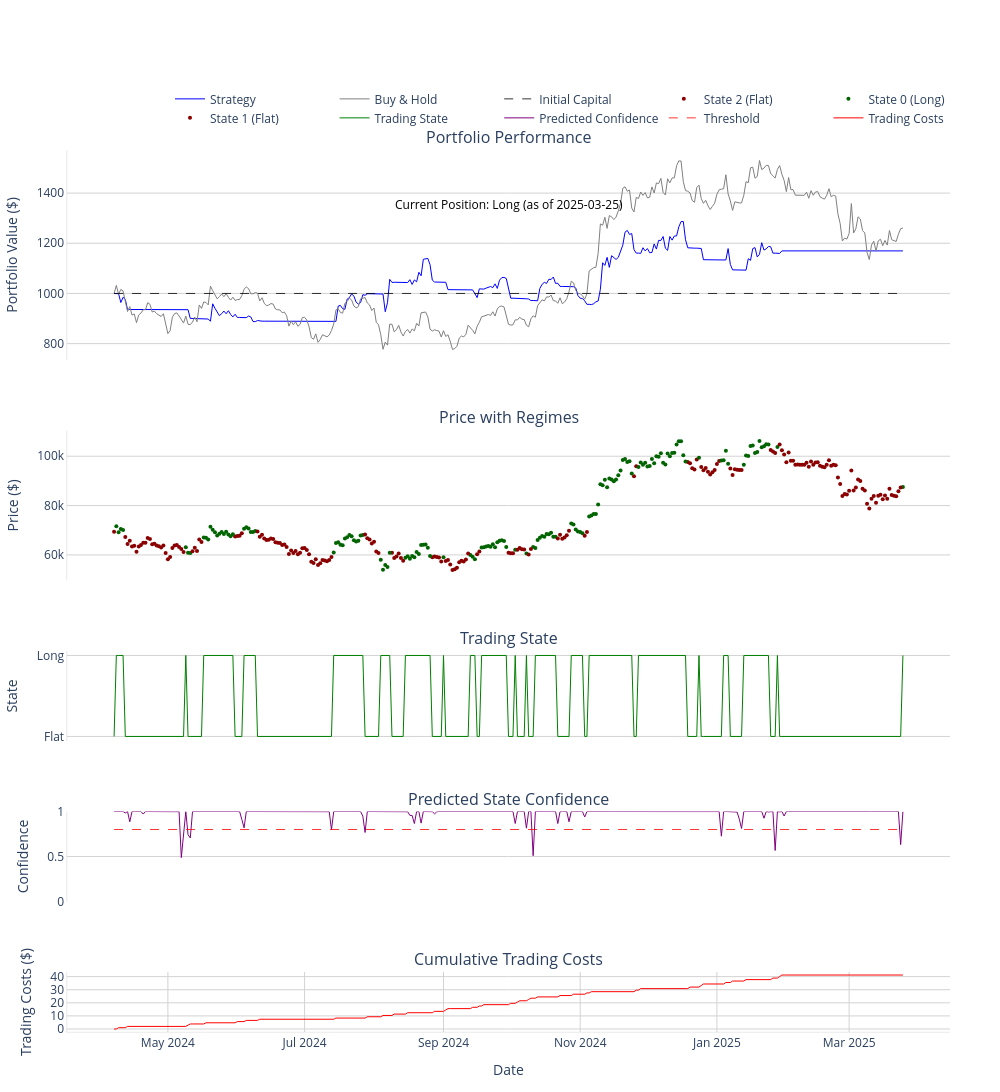

The notebook cell saved with this chart:
### Code cell
# Training and Saving the Initial Model
model = RegimeSwitchModel('bitcoin', strategy='long-only', train_pct=0.8, confidence_threshold=0.8)
data = model.load_data()
features = model.generate_all_features()

[
    'relative_unrealized_profit_mom7',
    'rsi_14',
    'pct_supply_in_profit_mom7',
    'mvrv_mom7',
    'price_sma30_ratio',
    'pct_supply_in_profit_zscore',
    'entity_adj_nupl_mom7',
    'price_sma7_ratio',
    'relative_unrealized_loss_zscore',
    'sth_sopr_zscore',
    'price_drawdown_relative',
    'sp500_ret',
    'vix_ret',
    'move_ret',
    'price_equilibrium_zscore',
   # 'bzs'
    'ssr_oscillator_zscore'

]

manual_features = [
 'resistance_relative',
 'price_sma7_ratio',
 'pct_supply_in_profit_zscore',
 'distance_from_upper_band',
 #'bzs',
 'distance_from_lower_band',
 'utxo_loss_count_mom7',
 'sp500_ret',
 'reserve_risk_zscore',
 'sth_sopr',
 'stoch_k',
 'relative_unrealized_profit_mom7',
 'price_drawdown_relative_mom7',
 'support_relative',
 'net_realized_profit_loss_zscore',
 'mvrv_sth_mom30',
 'realized_profits_to_value_ratio_zscore',
 'utxo_profit_count_zscore',
 #'sth_sopr_mom30',
 'utxo_loss_count_zscore',
 'mvrv_zscore',
 'reserve_risk_mom7',
 'entity_adj_nupl_mom7',
 'rsi_14',
 'relative_unrealized_loss_zscore',
 'move_ret',
 'price_equilibrium_zscore',
 'mvrv_mom7',
 'mvrv_mom30',
 ]

selected_features = model.set_manual_features(manual_features)
train, embargo, test = model.split_data(model.model_data)
states = model.run_pipeline(test, selected_features)
results = model.simulate_trading(test=test, states=states, save_path=None)
metrics_df, classification_metrics = model.evaluate(results)

### Figure 1 — Plotly figure (JSON) as saved in the notebook; plotly's stock layout.template omitted (floating-point values rounded to 4 significant figures; data arrays with more than 128 entries replaced by an {"elided": "..."} marker saying what was removed)
{"data": [{"line": {"color": "blue", "width": 1}, "mode": "lines", "name": "Strategy", "type": "scatter", "x": {"elided": "353 str values"}, "xaxis": "x", "y": {"elided": "353 float values"}, "yaxis": "y"}, {"line": {"color": "gray", "width": 1}, "mode": "lines", "name": "Buy & Hold", "type": "scatter", "x": {"elided": "353 str values"}, "xaxis": "x", "y": {"elided": "353 float values"}, "yaxis": "y"}, {"line": {"color": "black", "dash": "dash", "width": 0.8}, "mode": "lines", "name": "Initial Capital", "type": "scatter", "x": ["2024-04-07T00:00:00", "2025-03-25T00:00:00"], "xaxis": "x", "y": [1000, 1000], "yaxis": "y"}, {"marker": {"color": "darkred", "size": 4}, "mode": "markers", "name": "State 2 (Flat)", "type": "scatter", "x": ["2024-04-07T00:00:00", "2024-04-12T00:00:00", "2024-04-13T00:00:00", "2024-04-14T00:00:00", "2024-04-15T00:00:00", "2024-04-16T00:00:00", "2024-04-17T00:00:00", "2024-04-18T00:00:00", "2024-04-19T00:00:00", "2024-04-20T00:00:00", "2024-04-24T00:00:00", "2024-04-30T00:00:00", "2024-05-01T00:00:00", "2024-05-02T00:00:00", "2024-05-08T00:00:00", "2024-05-31T00:00:00", "2024-06-01T00:00:00", "2024-06-02T00:00:00", "2024-06-03T00:00:00", "2024-07-04T00:00:00", "2024-07-05T00:00:00", "2024-07-06T00:00:00", "2024-07-07T00:00:00", "2024-07-08T00:00:00", "2024-07-09T00:00:00", "2024-07-10T00:00:00", "2024-07-11T00:00:00", "2024-07-12T00:00:00", "2024-07-13T00:00:00", "2024-08-09T00:00:00", "2024-08-10T00:00:00", "2024-08-11T00:00:00", "2024-08-12T00:00:00", "2024-08-13T00:00:00", "2024-08-14T00:00:00", "2024-08-27T00:00:00", "2024-09-06T00:00:00", "2024-09-07T00:00:00", "2024-09-08T00:00:00", "2024-11-25T00:00:00", "2024-11-26T00:00:00", "2024-12-19T00:00:00", "2024-12-20T00:00:00", "2024-12-21T00:00:00", "2024-12-22T00:00:00", "2024-12-23T00:00:00", "2024-12-25T00:00:00", "2024-12-26T00:00:00", "2024-12-27T00:00:00", "2024-12-28T00:00:00", "2024-12-29T00:00:00", "2024-12-30T00:00:00", "2024-12-31T00:00:00", "2025-01-01T00:00:00", "2025-01-02T00:00:00", "2025-01-07T00:00:00", "2025-01-08T00:00:00", "2025-01-09T00:00:00", "2025-01-10T00:00:00", "2025-01-11T00:00:00", "2025-01-12T00:00:00", "2025-02-01T00:00:00", "2025-02-02T00:00:00", "2025-02-03T00:00:00", "2025-02-04T00:00:00", "2025-02-05T00:00:00", "2025-02-06T00:00:00", "2025-02-07T00:00:00", "2025-02-24T00:00:00", "2025-02-25T00:00:00", "2025-02-26T00:00:00", "2025-02-27T00:00:00", "2025-02-28T00:00:00", "2025-03-01T00:00:00", "2025-03-02T00:00:00", "2025-03-03T00:00:00", "2025-03-04T00:00:00", "2025-03-05T00:00:00", "2025-03-06T00:00:00", "2025-03-07T00:00:00", "2025-03-08T00:00:00", "2025-03-09T00:00:00", "2025-03-10T00:00:00", "2025-03-11T00:00:00", "2025-03-12T00:00:00", "2025-03-13T00:00:00", "2025-03-14T00:00:00", "2025-03-15T00:00:00", "2025-03-16T00:00:00", "2025-03-17T00:00:00", "2025-03-18T00:00:00", "2025-03-19T00:00:00", "2025-03-20T00:00:00"], "xaxis": "x2", "y": [69402, 67252, 64405, 65753, 63431, 63721, 61329, 63462, 63989, 64894, 64280, 60749, 58298, 59135, 61216, 67475, 67704, 67740, 68808, 57189, 56740, 58230, 55880, 56665, 57988, 57704, 57388, 57899, 59153, 60888, 58804, 59350, 60601, 58739, 57624, 59015, 54151, 54792, 57049, 91932, 95981, 97691, 97203, 95094, 94645, 98696, 95678, 94332, 95185, 93663, 92627, 93508, 94384, 96852, 98084, 95017, 92376, 94737, 94560, 94455, 94456, 97568, 101467, 98118, 98118, 96583, 96635, 96558, 91397, 88756, 83900, 84709, 84442, 86005, 94262, 86125, 87311, 90604, 90001, 86773, 86143, 80751, 78784, 82799, 83884, 81099, 83972, 84392, 82611, 84075, 82780, 86815, 84271], "yaxis": "y2"}, {"marker": {"color": "darkgreen", "size": 4}, "mode": "markers", "name": "State 0 (Long)", "type": "scatter", "x": {"elided": "154 str values"}, "xaxis": "x2", "y": {"elided": "154 int values"}, "yaxis": "y2"}, {"marker": {"color": "darkred", "size": 4}, "mode": "markers", "name": "State 1 (Flat)", "type": "scatter", "x": ["2024-04-21T00:00:00", "2024-04-22T00:00:00", "2024-04-23T00:00:00", "2024-04-25T00:00:00", "2024-04-26T00:00:00", "2024-04-27T00:00:00", "2024-04-28T00:00:00", "2024-04-29T00:00:00", "2024-05-03T00:00:00", "2024-05-04T00:00:00", "2024-05-05T00:00:00", "2024-05-06T00:00:00", "2024-05-07T00:00:00", "2024-05-12T00:00:00", "2024-05-13T00:00:00", "2024-05-14T00:00:00", "2024-05-15T00:00:00", "2024-05-16T00:00:00", "2024-06-10T00:00:00", "2024-06-11T00:00:00", "2024-06-12T00:00:00", "2024-06-13T00:00:00", "2024-06-14T00:00:00", "2024-06-15T00:00:00", "2024-06-16T00:00:00", "2024-06-17T00:00:00", "2024-06-18T00:00:00", "2024-06-19T00:00:00", "2024-06-20T00:00:00", "2024-06-21T00:00:00", "2024-06-22T00:00:00", "2024-06-23T00:00:00", "2024-06-24T00:00:00", "2024-06-25T00:00:00", "2024-06-26T00:00:00", "2024-06-27T00:00:00", "2024-06-28T00:00:00", "2024-06-29T00:00:00", "2024-06-30T00:00:00", "2024-07-01T00:00:00", "2024-07-02T00:00:00", "2024-07-03T00:00:00", "2024-07-28T00:00:00", "2024-07-29T00:00:00", "2024-07-30T00:00:00", "2024-07-31T00:00:00", "2024-08-01T00:00:00", "2024-08-02T00:00:00", "2024-08-03T00:00:00", "2024-08-28T00:00:00", "2024-08-29T00:00:00", "2024-08-30T00:00:00", "2024-08-31T00:00:00", "2024-09-02T00:00:00", "2024-09-03T00:00:00", "2024-09-04T00:00:00", "2024-09-05T00:00:00", "2024-09-09T00:00:00", "2024-09-10T00:00:00", "2024-09-11T00:00:00", "2024-09-12T00:00:00", "2024-09-16T00:00:00", "2024-09-17T00:00:00", "2024-09-30T00:00:00", "2024-10-01T00:00:00", "2024-10-02T00:00:00", "2024-10-04T00:00:00", "2024-10-05T00:00:00", "2024-10-06T00:00:00", "2024-10-07T00:00:00", "2024-10-09T00:00:00", "2024-10-10T00:00:00", "2024-10-22T00:00:00", "2024-10-23T00:00:00", "2024-10-24T00:00:00", "2024-10-25T00:00:00", "2024-10-26T00:00:00", "2024-10-27T00:00:00", "2024-11-03T00:00:00", "2024-11-04T00:00:00", "2025-01-25T00:00:00", "2025-01-26T00:00:00", "2025-01-27T00:00:00", "2025-01-29T00:00:00", "2025-01-30T00:00:00", "2025-01-31T00:00:00", "2025-02-08T00:00:00", "2025-02-09T00:00:00", "2025-02-10T00:00:00", "2025-02-11T00:00:00", "2025-02-12T00:00:00", "2025-02-13T00:00:00", "2025-02-14T00:00:00", "2025-02-15T00:00:00", "2025-02-16T00:00:00", "2025-02-17T00:00:00", "2025-02-18T00:00:00", "2025-02-19T00:00:00", "2025-02-20T00:00:00", "2025-02-21T00:00:00", "2025-02-22T00:00:00", "2025-02-23T00:00:00", "2025-03-21T00:00:00", "2025-03-22T00:00:00", "2025-03-23T00:00:00", "2025-03-24T00:00:00"], "xaxis": "x2", "y": [64936, 66842, 66407, 64486, 63802, 63517, 63030, 63798, 62839, 63820, 64010, 63172, 62363, 61507, 62879, 61569, 66221, 65261, 69493, 67329, 68225, 66700, 66011, 66190, 66616, 66460, 65109, 64907, 64845, 64072, 64240, 63221, 60363, 61770, 60750, 61563, 60317, 60864, 62734, 62820, 62043, 60245, 68242, 66770, 66219, 64680, 65358, 61407, 60739, 59352, 59156, 58960, 57358, 57505, 57988, 56132, 53923, 57624, 57382, 58107, 60621, 60317, 61440, 60873, 60656, 60728, 62092, 62812, 62287, 62185, 60195, 62392, 66684, 68214, 66586, 67018, 67939, 69845, 67793, 69335, 102552, 101958, 101313, 104782, 102382, 100675, 96558, 96549, 97400, 95740, 97836, 96562, 97488, 97570, 96149, 95776, 95496, 96555, 98384, 96135, 96564, 96327, 84010, 83793, 85788, 87328], "yaxis": "y2"}, {"line": {"color": "green", "width": 1}, "mode": "lines", "name": "Trading State", "type": "scatter", "x": {"elided": "353 str values"}, "xaxis": "x3", "y": {"elided": "353 int values"}, "yaxis": "y3"}, {"line": {"color": "purple", "width": 1}, "mode": "lines", "name": "Predicted Confidence", "type": "scatter", "x": {"elided": "353 str values"}, "xaxis": "x4", "y": {"elided": "353 float values"}, "yaxis": "y4"}, {"line": {"color": "red", "dash": "dash", "width": 0.8}, "mode": "lines", "name": "Threshold", "type": "scatter", "x": ["2024-04-07T00:00:00", "2025-03-25T00:00:00"], "xaxis": "x4", "y": [0.8, 0.8], "yaxis": "y4"}, {"line": {"color": "red", "width": 1}, "mode": "lines", "name": "Trading Costs", "type": "scatter", "x": {"elided": "353 str values"}, "xaxis": "x5", "y": {"elided": "353 float values"}, "yaxis": "y5"}], "layout": {"annotations": [{"font": {"size": 16}, "showarrow": false, "text": "Portfolio Performance", "x": 0.5, "xanchor": "center", "xref": "paper", "y": 1, "yanchor": "bottom", "yref": "paper"}, {"font": {"size": 16}, "showarrow": false, "text": "Price with Regimes", "x": 0.5, "xanchor": "center", "xref": "paper", "y": 0.682, "yanchor": "bottom", "yref": "paper"}, {"font": {"size": 16}, "showarrow": false, "text": "Trading State", "x": 0.5, "xanchor": "center", "xref": "paper", "y": 0.432, "yanchor": "bottom", "yref": "paper"}, {"font": {"size": 16}, "showarrow": false, "text": "Predicted State Confidence", "x": 0.5, "xanchor": "center", "xref": "paper", "y": 0.25, "yanchor": "bottom", "yref": "paper"}, {"font": {"size": 16}, "showarrow": false, "text": "Cumulative Trading Costs", "x": 0.5, "xanchor": "center", "xref": "paper", "y": 0.068, "yanchor": "bottom", "yref": "paper"}, {"align": "center", "font": {"color": "black", "size": 12}, "showarrow": false, "text": "Current Position: Long (as of 2025-03-25)", "x": 0.5, "xref": "paper", "y": 0.95, "yref": "paper"}], "height": 1300, "legend": {"orientation": "h", "x": 1, "xanchor": "right", "y": 1.02, "yanchor": "bottom"}, "margin": {"b": 60, "l": 50, "r": 50, "t": 150}, "paper_bgcolor": "white", "plot_bgcolor": "white", "showlegend": true, "width": 1000, "xaxis": {"anchor": "y", "domain": [0, 1], "matches": "x5", "showticklabels": false}, "xaxis2": {"anchor": "y2", "domain": [0, 1], "matches": "x5", "showticklabels": false}, "xaxis3": {"anchor": "y3", "domain": [0, 1], "matches": "x5", "showticklabels": false}, "xaxis4": {"anchor": "y4", "domain": [0, 1], "matches": "x5", "showticklabels": false}, "xaxis5": {"anchor": "y5", "domain": [0, 1], "gridcolor": "lightgray", "linecolor": "lightgray", "linewidth": 0.5, "showline": true, "title": {"text": "Date"}}, "yaxis": {"anchor": "x", "domain": [0.762, 1], "gridcolor": "lightgray", "linecolor": "lightgray", "linewidth": 0.5, "showline": true, "title": {"text": "Portfolio Value ($)"}, "zeroline": false}, "yaxis2": {"anchor": "x2", "domain": [0.512, 0.682], "gridcolor": "lightgray", "linecolor": "lightgray", "linewidth": 0.5, "showline": true, "title": {"text": "Price ($)"}, "zeroline": false}, "yaxis3": {"anchor": "x3", "domain": [0.33, 0.432], "gridcolor": "lightgray", "linecolor": "lightgray", "linewidth": 0.5, "showline": true, "ticktext": ["Short", "Flat", "Long"], "tickvals": [-1, 0, 1], "title": {"text": "State"}, "zeroline": false}, "yaxis4": {"anchor": "x4", "domain": [0.148, 0.25], "gridcolor": "lightgray", "linecolor": "lightgray", "linewidth": 0.5, "range": [0, 1], "showline": true, "title": {"text": "Confidence"}, "zeroline": false}, "yaxis5": {"anchor": "x5", "domain": [0, 0.068], "gridcolor": "lightgray", "linecolor": "lightgray", "linewidth": 0.5, "showline": true, "title": {"text": "Trading Costs ($)"}, "zeroline": false}}}
